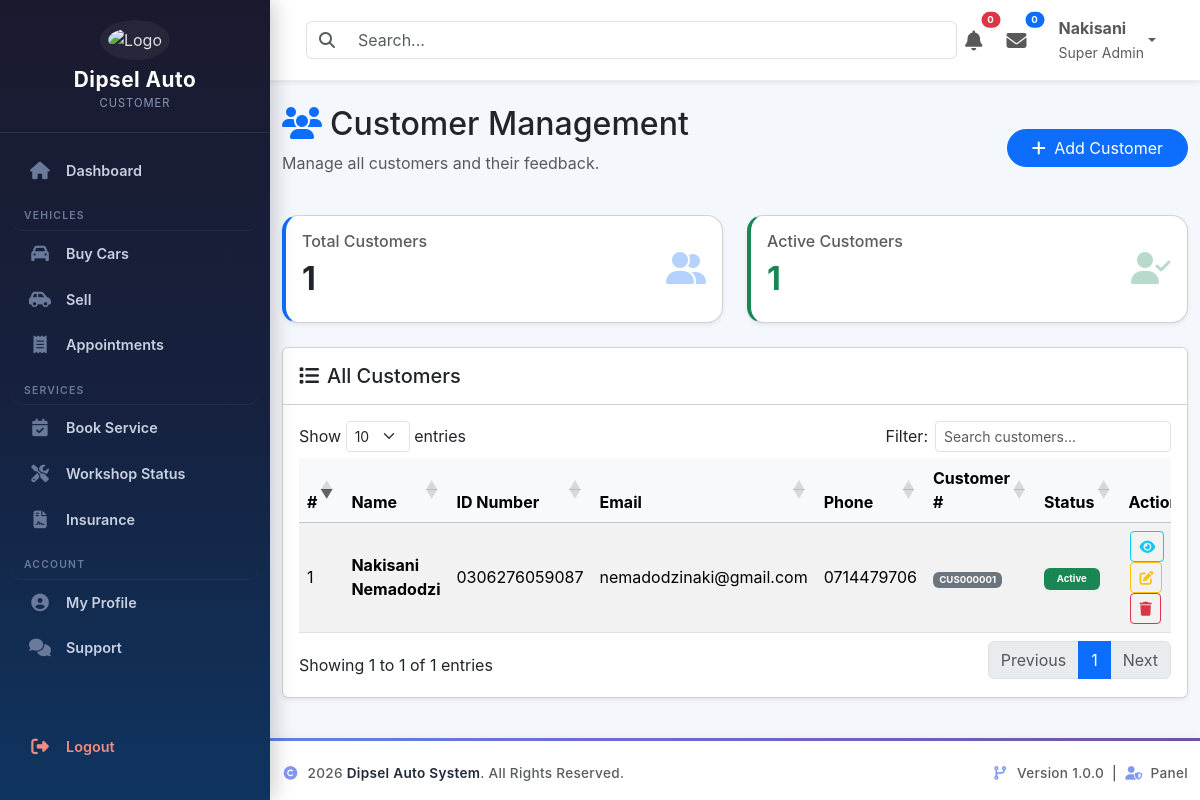
Page /dashboard/customers_AdminManagement/index.php (signed in) on the committed database.
### tables this page shows
CREATE TABLE `persons` (
  `person_id` int(11) NOT NULL,
  `uuid` char(36) NOT NULL,
  `first_name` varchar(100) NOT NULL,
  `middle_name` varchar(100) DEFAULT NULL,
  `last_name` varchar(100) NOT NULL,
  `gender` enum('Male','Female','Other') NOT NULL,
  `date_of_birth` date DEFAULT NULL,
  `id_number` varchar(20) DEFAULT NULL,
  `passport_number` varchar(30) DEFAULT NULL,
  `phone` varchar(20) NOT NULL,
  `email` varchar(150) NOT NULL,
  `password` varchar(255) NOT NULL,
  `profile_photo` varchar(255) DEFAULT NULL,
  `country` varchar(100) DEFAULT 'South Africa',
  `province` varchar(100) DEFAULT NULL,
  `city` varchar(100) DEFAULT NULL,
  `address` text DEFAULT NULL,
  `postal_code` varchar(20) DEFAULT NULL,
  `role` enum('Customer','Employee','Admin','SuperAdmin') NOT NULL DEFAULT 'Customer',
  `status` enum('Active','Inactive','Suspended') NOT NULL DEFAULT 'Active',
  `email_verified` tinyint(1) DEFAULT 0,
  `last_login` datetime DEFAULT NULL,
  `created_at` timestamp NULL DEFAULT current_timestamp(),
  `updated_at` timestamp NULL DEFAULT current_timestamp() ON UPDATE current_timestamp(),
  `reset_token` varchar(255) DEFAULT NULL,
  `reset_token_expiry` datetime DEFAULT NULL
);

CREATE TABLE `customers` (
  `customer_id` int(11) NOT NULL,
  `person_id` int(11) NOT NULL,
  `customer_number` varchar(30) NOT NULL,
  `driver_license` varchar(30) DEFAULT NULL,
  `preferred_contact` enum('Phone','Email','WhatsApp') DEFAULT 'Phone',
  `marketing_consent` tinyint(1) DEFAULT 1,
  `loyalty_points` int(11) DEFAULT 0,
  `created_at` timestamp NOT NULL DEFAULT current_timestamp(),
  `updated_at` timestamp NOT NULL DEFAULT current_timestamp() ON UPDATE current_timestamp()
);

### includes/auth.php (called while the page is built, shortened)
<?php
require_once __DIR__ . '/../config/database.php';
$sql = "
SELECT
    p.*,
    a.admin_id,
    a.admin_level,
    a.admin_number
FROM persons p
LEFT JOIN admins a
    ON p.person_id = a.person_id
WHERE p.person_id = ?
LIMIT 1
";
$stmt = $pdo->prepare($sql);
$stmt->execute([$_SESSION['person_id']]);
$currentUser = $stmt->fetch(PDO::FETCH_ASSOC);

### dashboard/customers_AdminManagement/index.php (the view, shortened to what this page needs)
<?php
require_once '../../includes/auth.php';
require_once '../../config/database.php';
$total = $pdo->query("SELECT COUNT(*) FROM customers")->fetchColumn();
$active = $pdo->query("SELECT COUNT(*) FROM customers c JOIN persons p ON c.person_id = p.person_id WHERE p.status = 'Active'")->fetchColumn();
$sql = "SELECT c.*, p.first_name, p.last_name, p.email, p.phone, p.status, p.id_number
        FROM customers c
        JOIN persons p ON c.person_id = p.person_id
        ORDER BY c.customer_id DESC";
$customers = $pdo->query($sql);
?>
<!DOCTYPE html>
<html lang="en">
<head>
    <link href="https://cdn.jsdelivr.net/npm/bootstrap@5.3.3/dist/css/bootstrap.min.css" rel="stylesheet">
    <link rel="stylesheet" href="https://cdnjs.cloudflare.com/ajax/libs/font-awesome/6.7.2/css/all.min.css">
    <link rel="stylesheet" href="https://cdn.datatables.net/1.13.7/css/dataTables.bootstrap5.min.css">
</head>
<body>
<?php include '../../includes/sidebar.php'; ?>
<div class="dashboard-wrapper">
    <?php include '../../includes/navbar.php'; ?>
    <div class="container-fluid mt-4">
        <div class="page-header d-flex justify-content-between align-items-center mb-4">
            <div>
                <h2><i class="fas fa-users text-primary me-2"></i>Customer Management</h2>
                <p class="text-muted">Manage all customers and their feedback.</p>
            </div>
            <button class="btn btn-primary rounded-pill px-4" data-bs-toggle="modal" data-bs-target="#customerModal" onclick="openAddModal()">
                <i class="fas fa-plus me-1"></i> Add Customer
            </button>
        </div>
        <div class="row g-4 mb-4">
            <div class="col-md-6">
                <div class="card stat-card h-100 shadow-sm">
                    <div class="card-body d-flex align-items-center">
                        <div class="flex-grow-1">
                            <h6 class="text-muted">Total Customers</h6>
                            <h2 class="fw-bold"><?= $total ?></h2>
                        </div>
                        <div class="stat-icon text-primary"><i class="fas fa-user-friends"></i></div>
                    </div>
                </div>
            </div>
            <div class="col-md-6">
                <div class="card stat-card h-100 shadow-sm" style="border-left-color:#198754;">
                    <div class="card-body d-flex align-items-center">
                        <div class="flex-grow-1">
                            <h6 class="text-muted">Active Customers</h6>
                            <h2 class="fw-bold text-success"><?= $active ?></h2>
                        </div>
                        <div class="stat-icon text-success"><i class="fas fa-user-check"></i></div>
                    </div>
                </div>
            </div>
        </div>
        <div class="card shadow-sm">
            <div class="card-header bg-white py-3">
                <h5 class="mb-0"><i class="fas fa-list me-2"></i>All Customers</h5>
            </div>
            <div class="card-body">
                <div class="table-responsive">
                    <table id="customersTable" class="table table-striped table-hover align-middle">
                        <thead class="table-light">
                            <tr>
                                <th>#</th>
                                <th>Name</th>
                                <th>ID Number</th>
                                <th>Email</th>
                                <th>Phone</th>
                                <th>Customer #</th>
                                <th>Status</th>
                                <th>Actions</th>
                            </tr>
                        </thead>
                        <tbody>
                        <?php $counter=1; while($row=$customers->fetch()):
                            $statusClass = ($row['status'] == 'Active') ? 'success' : (($row['status'] == 'Inactive') ? 'warning' : 'danger');
                        ?>
                            <tr>
                                <td><?= $counter++ ?></td>
                                <td><strong><?= htmlspecialchars($row['first_name']) ?> <?= htmlspecialchars($row['last_name']) ?></strong></td>
                                <td><?= htmlspecialchars($row['id_number'] ?? 'N/A') ?></td>
                                <td><?= htmlspecialchars($row['email']) ?></td>
                                <td><?= htmlspecialchars($row['phone']) ?></td>
                                <td><span class="badge bg-secondary"><?= htmlspecialchars($row['customer_number']) ?></span></td>
                                <td><span class="badge bg-<?= $statusClass ?> badge-status"><?= $row['status'] ?></span></td>
                                <td>
                                    <button class="btn btn-sm btn-outline-info action-btn" onclick="viewCustomer(<?= $row['customer_id'] ?>)" title="View"><i class="fas fa-eye"></i></button>
                                    <button class="btn btn-sm btn-outline-warning action-btn" onclick="editCustomer(<?= $row['customer_id'] ?>)" title="Edit"><i class="fas fa-edit"></i></button>
                                    <a href="?action=delete&id=<?= $row['customer_id'] ?>" class="btn btn-sm btn-outline-danger action-btn" onclick="return confirm('Delete this customer?')" title="Delete"><i class="fas fa-trash"></i></a>
                                </td>
                            </tr>
                        <?php endwhile; ?>
                        </tbody>
                    </table>
                </div>
            </div>
        </div>
    </div>
    <?php include '../../includes/footer.php'; ?>
</body>
</html>

### includes/navbar.php (shortened to what this page needs)
<nav class="navbar navbar-expand-lg bg-white shadow-sm sticky-top px-4 py-2">
    <div class="container-fluid">
        <form class="d-flex flex-grow-1">
            <div class="input-group">
                <span class="input-group-text bg-white border-end-0">
                    <i class="fas fa-search text-muted"></i>
                </span>
                <input
                    type="search"
                    class="form-control border-start-0"
                    placeholder="Search..."
                >
            </div>
        </form>
        <ul class="navbar-nav ms-auto align-items-center">
            <li class="nav-item dropdown me-2">
                <a class="nav-link position-relative" href="#" data-bs-toggle="dropdown">
                    <i class="fas fa-bell fa-lg"></i>
                    <span class="badge rounded-pill bg-danger position-absolute top-0 start-100 translate-middle">
                        0
                    </span>
                </a>
            </li>
            <li class="nav-item dropdown me-3">
                <a class="nav-link position-relative" href="#" data-bs-toggle="dropdown">
                    <i class="fas fa-envelope fa-lg"></i>
                    <span class="badge rounded-pill bg-primary position-absolute top-0 start-100 translate-middle">
                        0
                    </span>
                </a>
            </li>
            <li class="nav-item dropdown">
                <a class="nav-link dropdown-toggle d-flex align-items-center"
                   href="#"
                   data-bs-toggle="dropdown">
                    <div class="d-none d-sm-block">
                        <strong>
                            <?= htmlspecialchars($currentUser['first_name']) ?>
                        </strong>
                        <br>
                        <small class="text-muted">
                            <?= htmlspecialchars($currentUser['admin_level'] ?? 'Super Admin') ?>
                        </small>
                    </div>
                </a>
            </li>
        </ul>
    </div>
</nav>

### dashboard/customers_AdminManagement/index.php (style rules this page uses)
body { font-family: 'Inter', sans-serif; background: #f4f7fc; }
.dashboard-wrapper { margin-left: 270px; min-height: 100vh; background: #f4f7fc; transition: all 0.3s; }
.stat-card { border-left: 4px solid #0d6efd; transition: transform 0.2s, box-shadow 0.2s; border-radius: 16px; box-shadow: 0 4px 20px rgba(0,0,0,0.04); background: #fff; }
.stat-icon { font-size: 2rem; opacity: 0.3; }
.badge-status { font-size: 0.85rem; padding: 0.4rem 0.8rem; }
.action-btn { margin: 0 2px; }

### includes/navbar.php (style rules this page uses)
.navbar { background:#fff; border-bottom:1px solid #ececec; z-index:1040; }
.navbar .form-control { box-shadow:none; }
.badge { font-size:.6rem; }

### rows in the picture
persons: first_name "Nakisani"
customers: person.first_name "Nakisani", person.last_name "Nemadodzi", person.id_number "0306276059087", person.email "nemadodzinaki@gmail.com", person.phone "0714479706", customer_number "CUS000001", person.status "Active"

### other values in the picture
$userRole "CUSTOMER"
$item['label'] "Dashboard"
$section['title'] "VEHICLES"
$item['label'] "Buy Cars"
$item['label'] "Sell"
$item['label'] "Appointments"
$section['title'] "SERVICES"
$item['label'] "Book Service"
$item['label'] "Workshop Status"
$item['label'] "Insurance"
$section['title'] "ACCOUNT"
$item['label'] "My Profile"
$item['label'] "Support"
$item['label'] "Logout"
$currentUser['admin_level'] "Super Admin"
